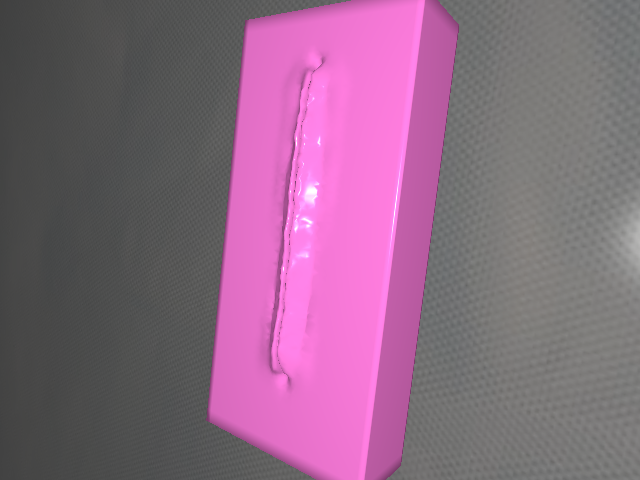
#> input picture casa_app/casa_perception/dataset/raw/run_01/frame_0003.png, 640 x 480 px
$ python -i calibrate_axis_convention.py   (imports and definitions only)
#> lines starting #> are read from the running program, lines starting #| are printed output that depends on the picture; after the words box and inside, x2 and y2 are one past the last pixel; in counts of white or black regions, pixels touching at a corner belong together
#> further down, picture is the input picture: shape (480, 640, 3); mean B, G, R 129.6, 103.3, 138.7
#!/usr/bin/env python3
"""
calibrate_axis_convention.py
============================
Companion script for ``orbit_scan.py --calibrate``.

PURPOSE
-------
After running ``python3 orbit_scan.py --calibrate``, this script reads the
saved calibration frames + poses JSON and empirically determines:

  1. Which local camera axis (local_X or local_Y) maps to the image u-axis
     (horizontal, left→right).
  2. Which local camera axis (local_X or local_Y) maps to the image v-axis
     (vertical, top→bottom).
  3. The sign of each mapping (positive or negative).

HOW IT WORKS
------------
For each calibration frame the script:

  a) Reads the commanded camera pos & rpy.
  b) Computes R_cam = euler_to_matrix(roll, pitch, yaw).
  c) Projects the phantom centre and two landmark offsets (+X, +Y in world)
     into camera space: ``cam_local = R_cam.T @ (world_pt - t_cam)``.
  d) Looks at each candidate mapping (u = ±local[0]/depth or ±local[1]/depth)
     and checks which one produces a u-value that matches the visual centre of
     the PINK phantom blob in the captured image.

The mapping that scores best across ALL calibration frames is printed as the
correct convention and a ready-to-paste code snippet for
``generate_masks_projection.py`` is shown.

USAGE
-----
    python3 calibrate_axis_convention.py [--calib-dir PATH]

    --calib-dir   Path to the folder produced by orbit_scan.py --calibrate.
                  Default: ./orbit_calibration
"""

import argparse
import json
import math
import os
import sys

import cv2
import numpy as np


# --------------------------------------------------------------------------- #
# Helpers
# --------------------------------------------------------------------------- #

# [9 lines left out: function euler_to_matrix, not called in this run]


def detect_phantom_centroid(img_bgr, hue_lo=290, hue_hi=320, sat_lo=100, val_lo=100):
    """Return (cx, cy) pixel centroid of the largest PINK region in an image.

    Uses HSV thresholding.  Pink hue ≈ 300–330° (in OpenCV 0–180 scale ≈ 150–165).
    """
#> called with hue_lo = 290, hue_hi = 320, sat_lo = 100, val_lo = 100
    hsv = cv2.cvtColor(img_bgr, cv2.COLOR_BGR2HSV)
#> hsv: shape (480, 640, 3); mean H, S, V 71.6, 42, 139
    # HSV pink: hue in [145, 175], high sat, high val
    lo = np.array([145, 60, 100])
    hi = np.array([175, 255, 255])
    mask = cv2.inRange(hsv, lo, hi)
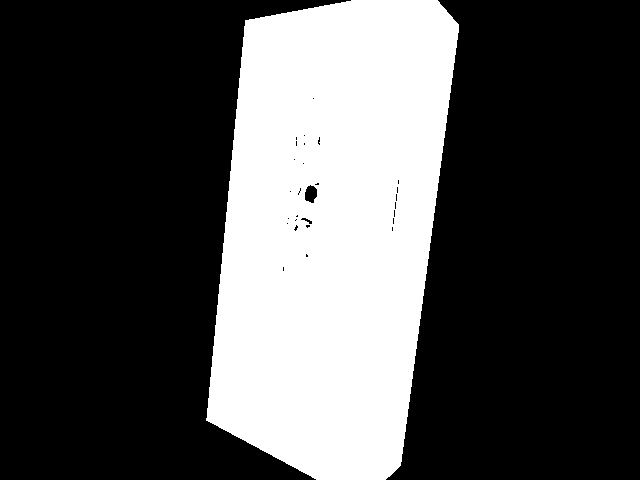
#> mask: shape (480, 640); 30.7% white; 1 white region, box (x1, y1, x2, y2) and area: (206, 0, 459, 480) 94165

    # Clean up
    k = np.ones((5, 5), np.uint8)
    mask = cv2.morphologyEx(mask, cv2.MORPH_OPEN, k)
#> mask: shape (480, 640); 30.6% white; 1 white region, box (x1, y1, x2, y2) and area: (207, 0, 459, 480) 94125
    mask = cv2.morphologyEx(mask, cv2.MORPH_DILATE, k)
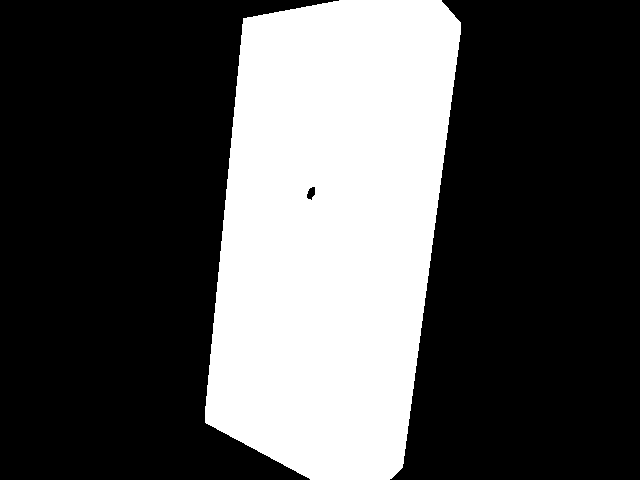
#> mask: shape (480, 640); 31.6% white; 1 white region

    contours, _ = cv2.findContours(mask, cv2.RETR_EXTERNAL, cv2.CHAIN_APPROX_SIMPLE)
#> contours = 1 contour; box (x1, y1, x2, y2) and area: (205, 0, 461, 480) 96440
    if not contours:
        return None, mask

    # Largest contour
    c = max(contours, key=cv2.contourArea)
#> c = contour of 338 points, box (x1, y1, x2, y2) (205, 0, 461, 480), area 96440
    M = cv2.moments(c)
#> M = moments, m00 96440, centre m10/m00, m01/m00 = (330.3, 231.3)
    if M["m00"] < 1e-6:
        return None, mask
    cx = M["m10"] / M["m00"]
#> cx = 330.3
    cy = M["m01"] / M["m00"]
#> cy = 231.3
    return (cx, cy), mask


# [174 lines left out: functions project_point, main, not called in this run]


# [2 lines not run here, left out]

>>> import cv2
>>> picture = cv2.imread('../../dataset/raw/run_01/frame_0003.png')
>>> result = detect_phantom_centroid(picture)

$ run again, on casa_app/casa_perception/dataset/raw/run_01/frame_0012.png
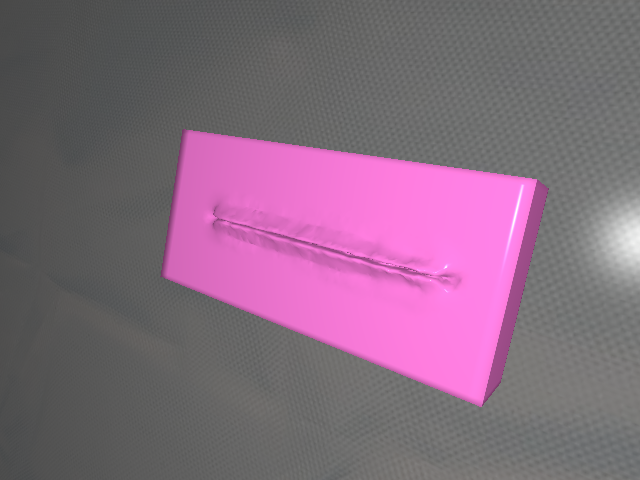
#> input picture casa_app/casa_perception/dataset/raw/run_01/frame_0012.png, 640 x 480 px
#> picture is the input picture: shape (480, 640, 3); mean B, G, R 125.4, 105.2, 132.1
#> hsv: shape (480, 640, 3); mean H, S, V 65.2, 31.5, 132.4
#> in detect_phantom_centroid, `mask = cv2.inRange(hsv, lo, hi)`:
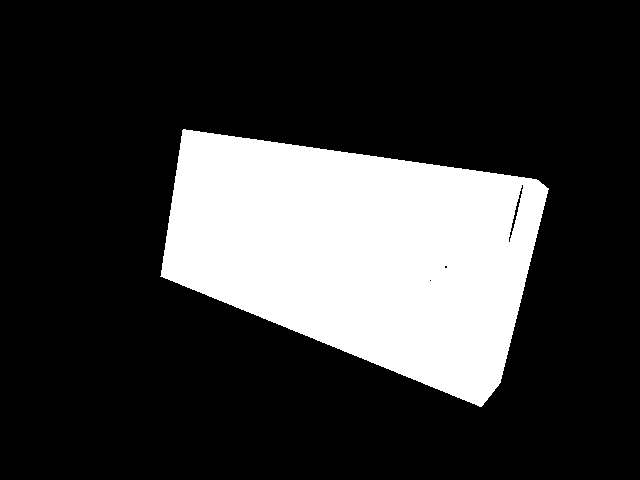
#> mask: shape (480, 640); 22.7% white; 1 white region, box (x1, y1, x2, y2) and area: (160, 129, 549, 407) 69706
#> in detect_phantom_centroid, `mask = cv2.morphologyEx(mask, cv2.MORPH_DILATE, k)`:
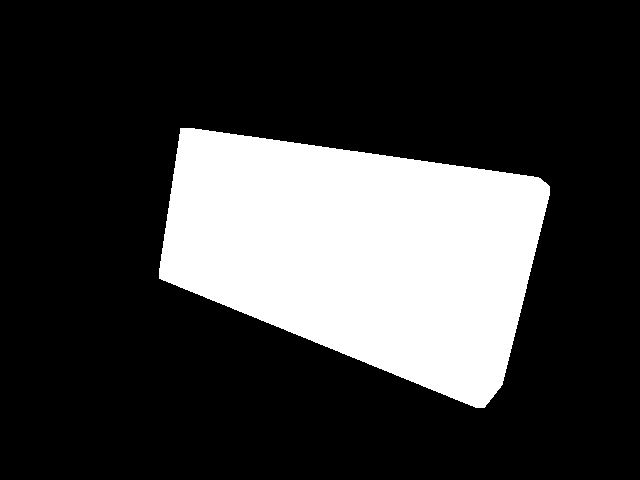
#> mask: shape (480, 640); 23.6% white; 1 white region
#> contours = 1 contour; box (x1, y1, x2, y2) and area: (159, 128, 550, 408) 71944
#> c = contour of 512 points, box (x1, y1, x2, y2) (159, 128, 550, 408), area 71944
#> M = moments, m00 71943.5, centre m10/m00, m01/m00 = (359.5, 251.9)
#> cx = 359.5
#> cy = 251.9

$ run again, on casa_app/casa_perception/dataset/raw/run_01/frame_0018.png
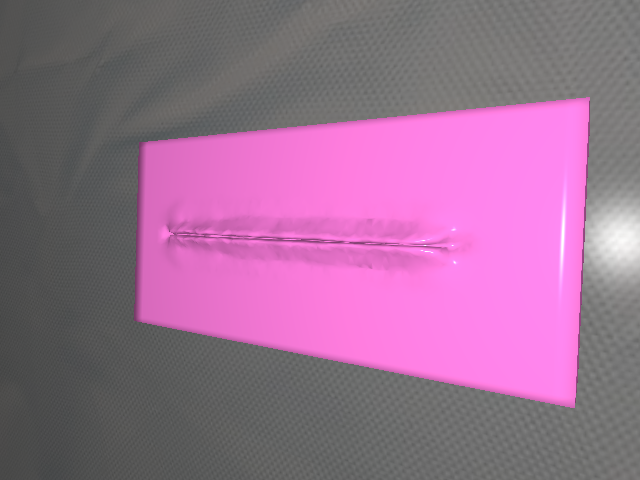
#> input picture casa_app/casa_perception/dataset/raw/run_01/frame_0018.png, 640 x 480 px
#> picture is the input picture: shape (480, 640, 3); mean B, G, R 143.7, 110, 153.3
#> hsv: shape (480, 640, 3); mean H, S, V 78.1, 47.3, 153.5
#> in detect_phantom_centroid, `mask = cv2.inRange(hsv, lo, hi)`:
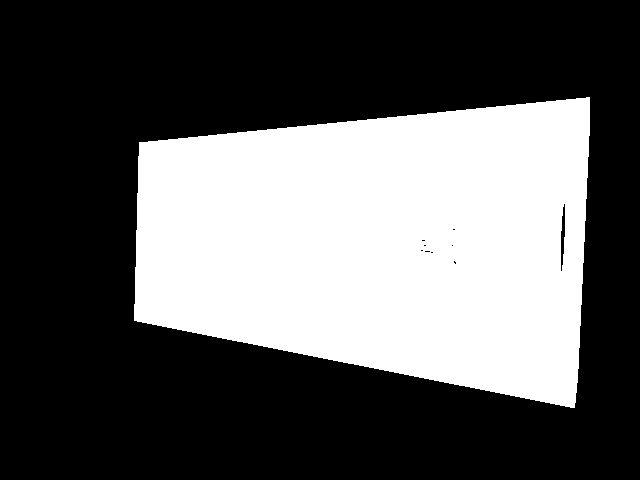
#> mask: shape (480, 640); 35.7% white; 1 white region, box (x1, y1, x2, y2) and area: (134, 97, 590, 408) 109698
#> in detect_phantom_centroid, `mask = cv2.morphologyEx(mask, cv2.MORPH_DILATE, k)`:
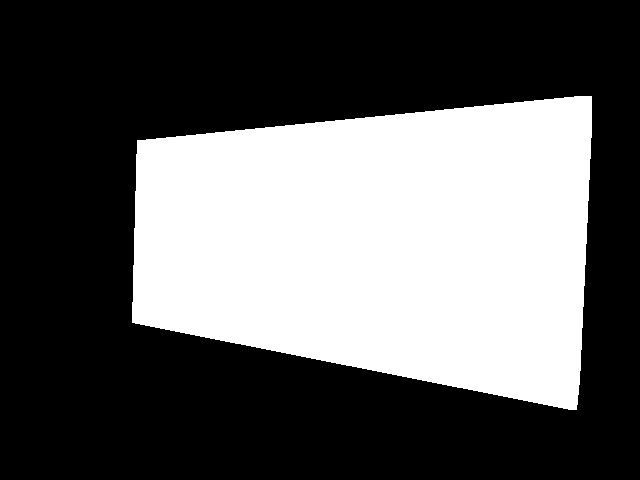
#> mask: shape (480, 640); 36.8% white; 1 white region
#> contours = 1 contour; box (x1, y1, x2, y2) and area: (132, 96, 592, 410) 112266
#> c = contour of 306 points, box (x1, y1, x2, y2) (132, 96, 592, 410), area 112266
#> M = moments, m00 112266.5, centre m10/m00, m01/m00 = (379.9, 242.6)
#> cx = 379.9
#> cy = 242.6
